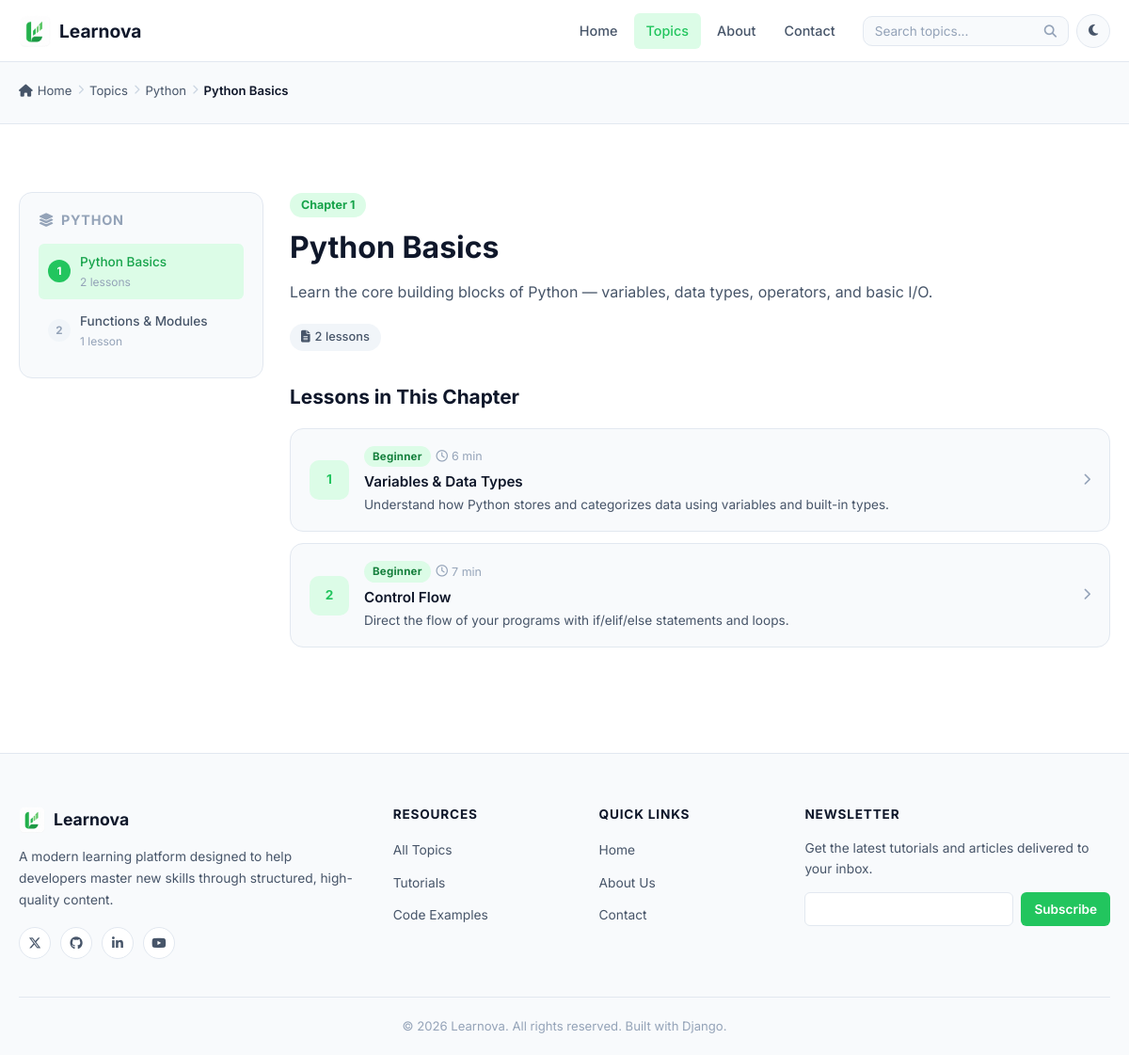
/topics/python/chapters/python-python-basics/, run on the app's committed database.
### learning/models.py (models this page shows, shortened)
class Topic(models.Model):
    title = models.CharField(max_length=200)
    slug = models.SlugField(unique=True, max_length=200)
    description = models.TextField()
    icon_html = models.TextField(
        default='<i class="fa-solid fa-book"></i>',
        help_text=(
            'Full HTML icon. E.g. <code>&lt;i class="fa-brands fa-python"&gt;&lt;/i&gt;</code> '
            'or an inline SVG.'
        ),
    )
    image = models.ImageField(upload_to='topics/', blank=True, null=True)
    image_alt = models.CharField(max_length=255, blank=True, help_text='Alt text for the topic image.')
    meta_title = models.CharField(
        max_length=60, blank=True,
        help_text='SEO page title (max 60 chars). Auto-generated when blank.',
    )
    meta_description = models.CharField(
        max_length=160, blank=True,
        help_text='SEO meta description (max 160 chars). Uses topic description when blank.',
    )
    featured = models.BooleanField(
        default=False,
        help_text='Show in the Featured Topics section on the homepage.',
    )
    order = models.PositiveIntegerField(default=0, help_text='Display order on the topics listing page')
    is_published = models.BooleanField(default=True)
    created_at = models.DateTimeField(auto_now_add=True)
    updated_at = models.DateTimeField(auto_now=True)
    class Meta:
        ordering = ['order', 'title']
    def get_absolute_url(self):
        return reverse('topic_detail', kwargs={'slug': self.slug})

class Chapter(models.Model):
    topic = models.ForeignKey(Topic, on_delete=models.CASCADE, related_name='chapters')
    title = models.CharField(max_length=200)
    slug = models.SlugField(unique=True, max_length=200)
    description = models.TextField()
    learning_objectives = CKEditor5Field(
        blank=True,
        help_text='What will learners achieve in this chapter?'
    )
    estimated_hours = models.DecimalField(max_digits=4, decimal_places=1, default=0.0, help_text='Estimated hours to complete the chapter.')
    meta_title = models.CharField(
        max_length=60, blank=True,
        help_text='SEO page title (max 60 chars). Auto-generated when blank.',
    )
    meta_description = models.CharField(
        max_length=160, blank=True,
        help_text='SEO meta description (max 160 chars). Uses chapter description when blank.',
    )
    order = models.PositiveIntegerField(default=0)
    is_published = models.BooleanField(default=True)
    created_at = models.DateTimeField(auto_now_add=True)
    updated_at = models.DateTimeField(auto_now=True)
    class Meta:
        ordering = ['order', 'title']
    def get_absolute_url(self):
        return reverse('chapter_detail', kwargs={
            'topic_slug': self.topic.slug,
            'chapter_slug': self.slug,
        })
    def get_meta_title(self):
        return self.meta_title or f'{self.title} — {self.topic.title} | Learnova'
    def get_meta_description(self):
        if self.meta_description:
            return self.meta_description
        desc = self.description
        return desc[:157] + '…' if len(desc) > 157 else desc

class Lesson(models.Model):
    chapter = models.ForeignKey(Chapter, on_delete=models.CASCADE, related_name='lessons')
    title = models.CharField(max_length=200)
    slug = models.SlugField(unique=True, max_length=200)
    summary = models.TextField()
    content = CKEditor5Field(
        blank=True,
        help_text=(
            'Full lesson content. Use CKEditor 5 to add headings, images, links, lists, tables, and more.'
        ),
    )
    video_url = models.URLField(
        blank=True,
        help_text='Optional video URL (e.g. YouTube/Vimeo) for the lesson.'
    )
    difficulty = models.CharField(
        max_length=15,
        choices=DIFFICULTY_CHOICES,
        default='beginner',
        help_text='Difficulty level displayed to learners.',
    )
    meta_title = models.CharField(
        max_length=60, blank=True,
        help_text='SEO page title (max 60 chars). Auto-generated when blank.',
    )
    meta_description = models.CharField(
        max_length=160, blank=True,
        help_text='SEO meta description (max 160 chars). Uses lesson summary when blank.',
    )
    featured = models.BooleanField(
        default=False,
        help_text='Show in the Featured / Popular Lessons section on the homepage.',
    )
    order = models.PositiveIntegerField(default=0)
    reading_time = models.PositiveIntegerField(default=5, help_text='Estimated reading time in minutes')
    is_published = models.BooleanField(default=True)
    created_at = models.DateTimeField(auto_now_add=True)
    updated_at = models.DateTimeField(auto_now=True)
    class Meta:
        ordering = ['order', 'title']
    def get_absolute_url(self):
        return reverse('lesson_detail', kwargs={'slug': self.slug})
    @property
    def difficulty_label(self):
        return dict(DIFFICULTY_CHOICES).get(self.difficulty, self.difficulty.capitalize())
    @property
    def difficulty_class(self):
        return DIFFICULTY_COLOR.get(self.difficulty, 'badge-beginner')

### learning/views.py (the view)
# urls.py: path('topics/<slug:topic_slug>/chapters/<slug:chapter_slug>/', views.ChapterDetailView.as_view(), name='chapter_detail'),
class ChapterDetailView(DetailView):
    model = Chapter
    template_name = 'learning/chapter_detail.html'
    context_object_name = 'chapter'
    slug_url_kwarg = 'chapter_slug'
    def get_queryset(self):
        return (
            Chapter.objects
            .filter(is_published=True)
            .select_related('topic')
            .annotate(
                num_lessons=Count(
                    'lessons',
                    filter=Q(lessons__is_published=True),
                    distinct=True,
                )
            )
        )
    def get_context_data(self, **kwargs):
        ctx = super().get_context_data(**kwargs)
        chapter = self.object
        topic = chapter.topic
        ctx['topic'] = topic
        ctx['lessons'] = chapter.lessons.filter(is_published=True).order_by('order')
        ctx['chapters'] = (
            topic.chapters
            .filter(is_published=True)
            .annotate(
                num_lessons=Count(
                    'lessons',
                    filter=Q(lessons__is_published=True),
                    distinct=True,
                )
            )
            .order_by('order')
        )
        ctx['breadcrumbs'] = [
            {'label': 'Topics', 'url': reverse('topics')},
            {'label': topic.title, 'url': topic.get_absolute_url()},
            {'label': chapter.title, 'url': None},
        ]
        return ctx

### templates/learning/chapter_detail.html (shortened to what this page needs)
{% extends 'base.html' %}
{% load static %}
{% block content %}
<div class="page-header page-header-sm">
  <div class="container">
    {% include 'partials/_breadcrumbs.html' %}
  </div>
</div>
<section class="section">
  <div class="container">
    <div class="chapter-detail-layout">
      <aside class="sidebar sidebar-left sidebar-sticky" aria-label="Chapters in {{ topic.title }}">
        <div class="sidebar-card">
          <h2 class="sidebar-title">
            <i class="fa-solid fa-layer-group" aria-hidden="true"></i> {{ topic.title }}
          </h2>
          <ol class="chapter-list">
            {% for ch in chapters %}
              <li class="chapter-list-item">
                <a href="{{ ch.get_absolute_url }}" class="chapter-list-link {% if ch.id == chapter.id %}chapter-list-active{% endif %}" {% if ch.id == chapter.id %}aria-current="page"{% endif %}>
                  <div class="chapter-list-order">{{ ch.order }}</div>
                  <div class="chapter-list-info">
                    <span class="chapter-list-title">{{ ch.title }}</span>
                    <span class="chapter-list-count">{{ ch.num_lessons }} lesson{{ ch.num_lessons|pluralize }}</span>
                  </div>
                </a>
              </li>
            {% endfor %}
          </ol>
        </div>
      </aside>
      <main class="chapter-detail-main">
        <div class="chapter-header">
          <div class="chapter-order-badge">Chapter {{ chapter.order }}</div>
          <h1>{{ chapter.title }}</h1>
          <p class="chapter-description">{{ chapter.description }}</p>
          <div class="chapter-meta-row">
            <span class="stat-badge">
              <i class="fa-solid fa-file-lines" aria-hidden="true"></i>
              {{ lessons|length }} lesson{{ lessons|length|pluralize }}
            </span>
          </div>
        </div>
        {% if lessons %}
          <h2 class="section-subheading">Lessons in This Chapter</h2>
          <div class="lessons-list lessons-list-full">
            {% for lesson in lessons %}
              <a href="{{ lesson.get_absolute_url }}" class="lesson-card">
                <div class="lesson-card-icon">
                  <span class="lesson-number">{{ lesson.order }}</span>
                </div>
                <div class="lesson-card-body">
                  <div class="lesson-card-meta-top">
                    <span class="difficulty-badge {{ lesson.difficulty_class }}">{{ lesson.difficulty_label }}</span>
                    <span class="lesson-reading-time"><i class="fa-regular fa-clock" aria-hidden="true"></i> {{ lesson.reading_time }} min</span>
                  </div>
                  <h3 class="lesson-card-title">{{ lesson.title }}</h3>
                  <p class="lesson-card-summary">{{ lesson.summary|truncatechars:140 }}</p>
                </div>
                <div class="lesson-card-right">
                  <i class="fa-solid fa-chevron-right lesson-arrow" aria-hidden="true"></i>
                </div>
              </a>
            {% endfor %}
          </div>
        {% else %}
          <div class="empty-state">
            <i class="fa-solid fa-file-circle-plus empty-icon" aria-hidden="true"></i>
            <p>Lessons are coming soon for this chapter.</p>
          </div>
        {% endif %}
      </main>
    </div>
  </div>
</section>
{% endblock %}

### templates/partials/_breadcrumbs.html
<nav class="breadcrumbs" aria-label="Breadcrumb">
  <ol class="breadcrumb-list">
    <li class="breadcrumb-item">
      <a href="{% url 'home' %}"><i class="fa-solid fa-house"></i> Home</a>
    </li>
    {% for crumb in breadcrumbs %}
      <li class="breadcrumb-separator"><i class="fa-solid fa-chevron-right"></i></li>
      <li class="breadcrumb-item {% if not crumb.url %}active{% endif %}">
        {% if crumb.url %}
          <a href="{{ crumb.url }}">{{ crumb.label }}</a>
        {% else %}
          <span>{{ crumb.label }}</span>
        {% endif %}
      </li>
    {% endfor %}
  </ol>
</nav>

### data on the page
Topic: label "Python", title "PYTHON"
Chapter: label "Python Basics", order "1", title "Python Basics", num_lessons "2", description "Learn the core building blocks of Python — variables, data types, operators, and basic I/O."
Chapter: order "2", title "Functions & Modules", num_lessons "1"
Lesson: order "1", difficulty_label "Beginner", reading_time "6", title "Variables & Data Types", summary "Understand how Python stores and categorizes data using variables and built-in types."
Lesson: order "2", difficulty_label "Beginner", reading_time "7", title "Control Flow", summary "Direct the flow of your programs with if/elif/else statements and loops."

### other printed values
{{ crumb.label }} "Topics"
{{ lessons|length }} "2"
